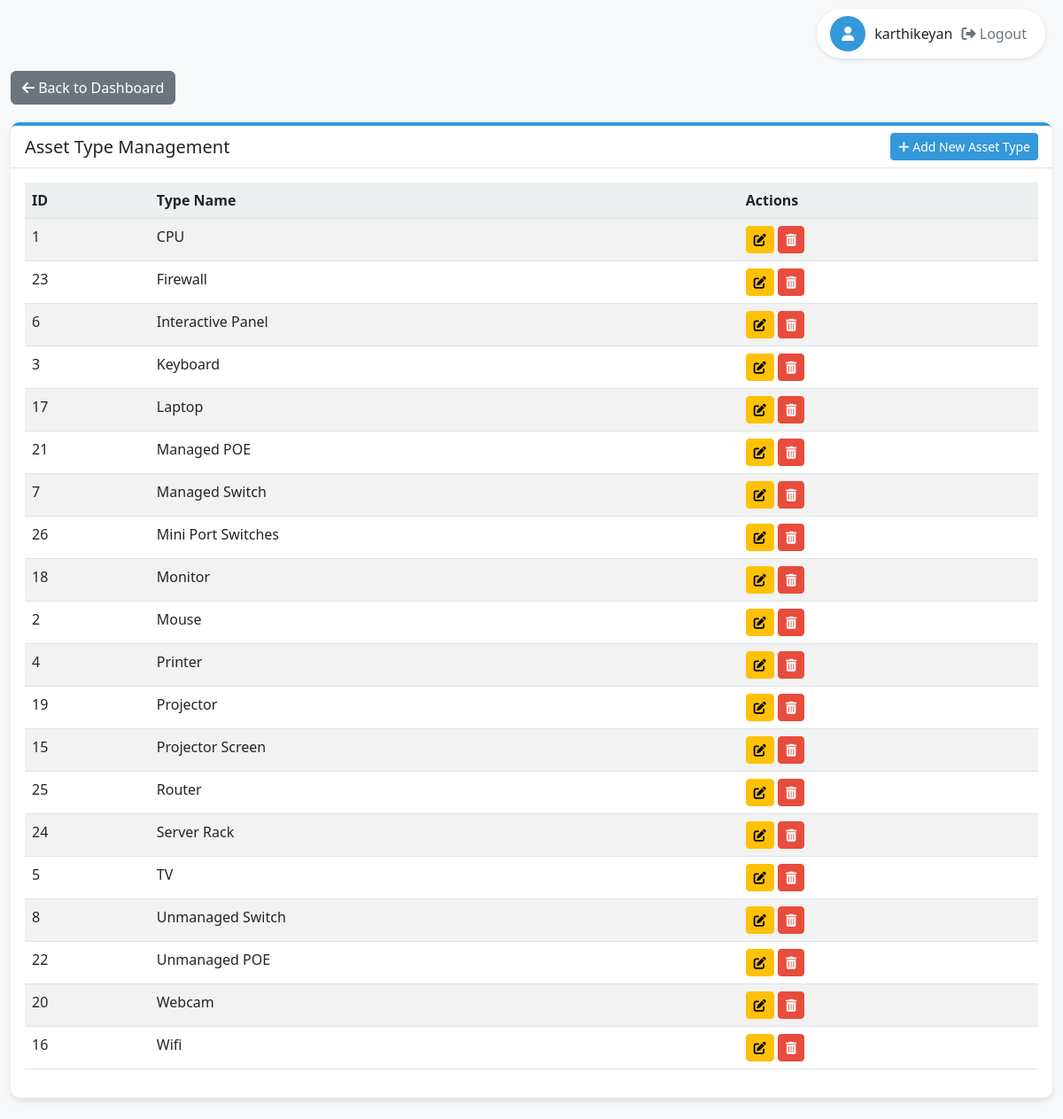
Page /manage_astty.php (signed in) on the committed database.
### tables this page shows
CREATE TABLE `employee` (
  `emp_id` int(11) NOT NULL,
  `emp_code` varchar(20) DEFAULT NULL,
  `emp_name` varchar(100) DEFAULT NULL,
  `email` varchar(100) DEFAULT NULL,
  `password` varchar(255) DEFAULT NULL,
  `designation` enum('Lead','Sr SA','SA','IT_Admin','Lab_incharge','HOD','FI','User') DEFAULT NULL,
  `department` varchar(100) DEFAULT NULL,
  `status` enum('Active','Inactive') DEFAULT 'Active'
);

CREATE TABLE `asset_type` (
  `type_id` int(11) NOT NULL,
  `type_name` varchar(50) DEFAULT NULL
);

### manage_astty.php (the view, shortened to what this page needs)
<?php
require_once 'config.php';
$currentUserName = "User";
$user_designation = null;
$user_id = $_SESSION['user_id'];
$query = "SELECT emp_name, designation FROM employee WHERE emp_id = ?";
if ($stmt = $conn->prepare($query)) {
    $stmt->bind_param("i", $user_id);
    $stmt->execute();
    $result = $stmt->get_result();
    if ($result->num_rows > 0) {
        $user = $result->fetch_assoc();
        $currentUserName = $user['emp_name'];
        $user_designation = $user['designation'];
    }
}
$is_admin = in_array($user_designation, ['Lead', 'Sr SA', 'IT_Admin']);
$assetTypes = [];
$query = "SELECT * FROM asset_type ORDER BY type_name ASC";
$result = $conn->query($query);
if ($result) {
    $assetTypes = $result->fetch_all(MYSQLI_ASSOC);
}
?>
<!DOCTYPE html>
<html lang="en">
<head>
    <link href="https://cdn.jsdelivr.net/npm/bootstrap@5.3.0/dist/css/bootstrap.min.css" rel="stylesheet">
    <link rel="stylesheet" href="https://cdnjs.cloudflare.com/ajax/libs/font-awesome/6.4.0/css/all.min.css">
</head>
<body>
    <div class="user-info">
        <div class="user-icon">
            <i class="fas fa-user"></i>
        </div>
        <div>
            <span><?php echo htmlspecialchars($currentUserName); ?></span>
            <form action="logout.php" method="post" style="display: inline;">
                <button type="submit" class="logout-btn">
                    <i class="fas fa-sign-out-alt"></i> Logout
                </button>
            </form>
        </div>
    </div>
    <div class="container">
        <div class="back-btn-container">
            <a href="dashboard.php" class="btn btn-secondary">
                <i class="fas fa-arrow-left"></i> Back to Dashboard
            </a>
        </div>
        <div class="card mb-4">
            <div class="card-header d-flex justify-content-between align-items-center">
                <h5 class="mb-0">Asset Type Management</h5>
                <?php if ($is_admin): ?>
                    <a href="add_astty.php" class="btn btn-primary btn-sm">
                        <i class="fas fa-plus"></i> Add New Asset Type
                    </a>
                <?php endif; ?>
            </div>
            <div class="card-body">
                <div class="table-responsive">
                    <table class="table table-striped table-hover">
                        <thead>
                            <tr>
                                <th>ID</th>
                                <th>Type Name</th>
                                <th>Actions</th>
                            </tr>
                        </thead>
                        <tbody>
                            <?php foreach ($assetTypes as $type): ?>
                                <tr>
                                    <td><?php echo htmlspecialchars($type['type_id']); ?></td>
                                    <td><?php echo htmlspecialchars($type['type_name']); ?></td>
                                    <td class="action-btns">
                                        <?php if ($is_admin): ?>
                                            <a href="edit_astty.php?id=<?php echo $type['type_id']; ?>" class="btn btn-warning btn-sm" title="Edit">
                                                <i class="fas fa-edit"></i>
                                            </a>
                                            <a href="manage_astty.php?action=delete&id=<?php echo $type['type_id']; ?>"
                                               class="btn btn-danger btn-sm"
                                               title="Delete"
                                               onclick="return confirm('Are you sure you want to delete this asset type?');">
                                                <i class="fas fa-trash-alt"></i>
                                            </a>
                                        <?php endif; ?>
                                    </td>
                                </tr>
                            <?php endforeach; ?>
                        </tbody>
                    </table>
                </div>
            </div>
        </div>
    </div>
</body>
</html>

### manage_astty.php (style rules this page uses)
:root { --primary-color: #3498db; --secondary-color: #2980b9; --accent-color: #e74c3c; --light-color: #ecf0f1; --dark-color: #2c3e50; }
body { background-color: #f8f9fa; font-family: 'Segoe UI', Tahoma, Geneva, Verdana, sans-serif; padding-top: 60px; }
.container { max-width: 1200px; margin-top: 20px; }
.card { border-radius: 10px; box-shadow: 0 4px 6px rgba(0,0,0,0.1); border: none; border-top: 4px solid var(--primary-color); }
.card-header { background-color: white; border-bottom: 1px solid rgba(0,0,0,0.1); font-weight: 600; }
.table th { background-color: var(--light-color); }
.btn-primary { background-color: var(--primary-color); border-color: var(--primary-color); }
.btn-danger { background-color: var(--accent-color); border-color: var(--accent-color); }
.user-info { position: fixed; top: 10px; right: 20px; display: flex; align-items: center; gap: 10px; background-color: white; padding: 8px 15px; border-radius: 30px; box-shadow: 0 2px 5px rgba(0,0,0,0.1); z-index: 1000; }
.user-icon { width: 40px; height: 40px; background-color: var(--primary-color); color: white; border-radius: 50%; display: flex; align-items: center; justify-content: center; }
.logout-btn { background: none; border: none; color: #6c757d; cursor: pointer; transition: color 0.3s; }
.action-btns .btn { padding: 0.25rem 0.5rem; font-size: 0.875rem; }
.back-btn-container { margin-bottom: 20px; }

### rows in the picture
employee: emp_name "karthikeyan"
asset_type: type_id "1", type_name "CPU"
asset_type: type_id "23", type_name "Firewall"
asset_type: type_id "6", type_name "Interactive Panel"
asset_type: type_id "3", type_name "Keyboard"
asset_type: type_id "17", type_name "Laptop"
asset_type: type_id "21", type_name "Managed POE"
asset_type: type_id "7", type_name "Managed Switch"
asset_type: type_id "26", type_name "Mini Port Switches"
asset_type: type_id "18", type_name "Monitor"
asset_type: type_id "2", type_name "Mouse"
asset_type: type_id "4", type_name "Printer"
asset_type: type_id "19", type_name "Projector"
asset_type: type_id "15", type_name "Projector Screen"
asset_type: type_id "25", type_name "Router"
asset_type: type_id "24", type_name "Server Rack"
asset_type: type_id "5", type_name "TV"
asset_type: type_id "8", type_name "Unmanaged Switch"
asset_type: type_id "22", type_name "Unmanaged POE"
asset_type: type_id "20", type_name "Webcam"
asset_type: type_id "16", type_name "Wifi"
